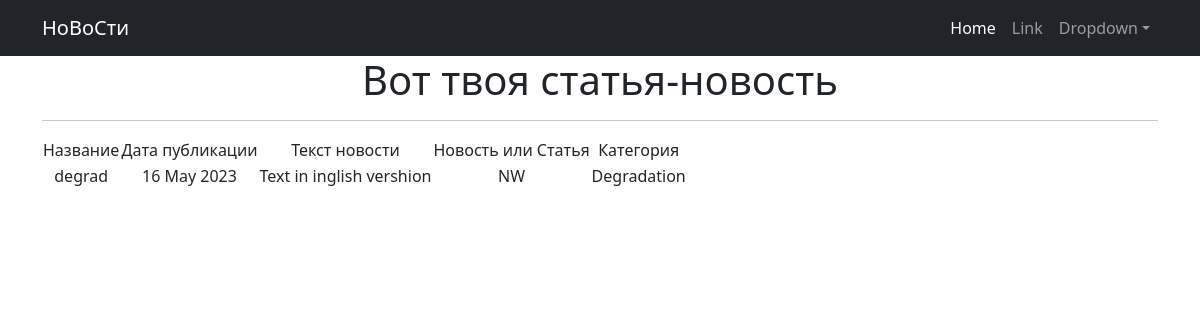
/post/86, run on the app's committed database.
### news_app/models.py (models this page shows, shortened)
class Post(models.Model):
    NEWS = 'NW'
    ARTICLE = 'AR'
    N_or_A = [(NEWS, 'Новость'), (ARTICLE, 'Статья')]
    title = models.CharField(max_length=128)
    author = models.ForeignKey('Author', on_delete=models.CASCADE)
    news_or_article = models.CharField(max_length=2, choices=N_or_A, default=NEWS)
    date_in = models.DateTimeField(auto_now_add=True)
    post_category = models.ManyToManyField(Category, through='PostCategory')
    text = models.TextField(default="Текст отсутствует")
    post_rating = models.SmallIntegerField(default=0)
    class Meta: # меняем в админке названия моделей на удобоваримый
        verbose_name = 'Пост'
        verbose_name_plural = 'Пост-ы'

class Category(models.Model):
    name_category = models.CharField(max_length=64, help_text=_('category name'), unique=True)
    subscribers = models.ManyToManyField(User, blank=True, null=True, related_name='categories') # делаем подписку
    def __str__(self): # теперь в БД во вкладке http://127.0.0.1:8000/admin/news_app/post/ названия категорий на понятном языке
        return self.name_category
    class Meta: # меняем в админке названия моделей на удобоваримый ru
        verbose_name = 'Категория'
        verbose_name_plural = 'Категории'

### news_app/views.py (the view)
# urls.py: path('<int:pk>', cache_page(60*10)(NewsDetail.as_view()), name='news_detail'),#кэши-ние на изм новости. Раз в 10мин для экономии ресурсов.
class NewsDetail(DetailView):
    model = Post
    template_name = 'new.html'
    context_object_name = 'new' #имя для шаблона
    queryset = Post.objects.all()
    def get_object(self, *args, **kwargs): # переопределяем метод получения объекта,как ни странно кэш очень похож на словарь,и метод get
        obj = cache.get(f'post-{self.kwargs["pk"]}', None)  # действует так же. Он забирает значение по ключу, если его нет, то забирает None.
        if not obj:  # если объекта нет в кэше, то получаем его и записываем в кэш
            obj = super().get_object(queryset=self.queryset)
            cache.set(f'post-{self.kwargs["pk"]}', obj)
        return obj

### news_app/templatetags/custom_filters.py (called while the page is built)
@register.filter()
def censor(text):
    text_list = text.split()
    censored_text_list = []
    for word in text_list:
        clean_word = ''.join(s for s in word if s not in string.punctuation)
        if clean_word.lower() in bad_words:
            censored_word = clean_word[0] + (len(clean_word) - 2) * '*' + clean_word[-1]
            censored_text_list.append(word.replace(clean_word, censored_word))
        else:
            censored_text_list.append(word)
    return ' '.join(censored_text_list)

### templates/new.html (shortened to what this page needs)
<!DOCTYPE html>
{% extends 'flatpages/default.html' %}
{% load custom_filters %}
{% block content %}
   <h1>Вот твоя статья-новость</h1>
    <hr>
   {% if new %}
       <table>
           <tr>
               <td>Название</td>
               <td>Дата публикации</td>
               <td>Текст новости</td>
               <td>Новость или Статья</td>
               <td> Категория </td>
           </tr>
           <tr>
               <td>{{ new.title|censor }}</td>
               <td>{{ new.date_in|date:'d M Y' }}</td>
               <td>{{ new.text|censor }}</td>
               <td>{{ new.news_or_article }}</td>
               <td>
               {% for category in new.post_category.all %}
                   {{ category }}
               {% endfor %}
               </td>
           </tr>
       </table>
   {% else %}
       <h2>Новости нет!</h2>
   {% endif %}
{% endblock content %}

### data on the page
Post: title|censor "degrad", date_in "16 May 2023", text|censor "Text in inglish vershion", news_or_article "NW"
Category: name_category "Degradation"
